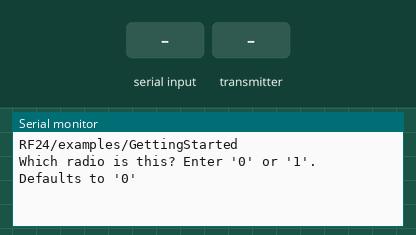
Simulated run of this sketch. Board: Arduino Uno, built with avr-gcc and run on an emulated ATmega328P. On the bench: the last lines printed to the serial monitor. The test bench sets the inputs (shaded band). No radio packets arrive unless stated.

Above: at 1.0 s.
1.1 s: "90,45\n" received over Serial
At 1.9 s:
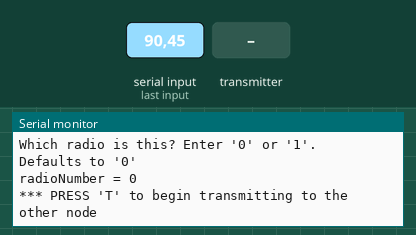
2.6 s: the transmitter starts sending payload = 0
At 2.67 s:
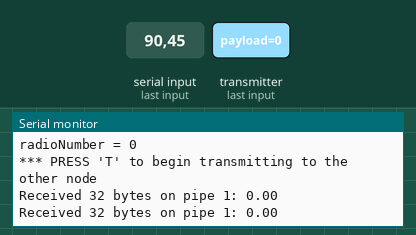
4.5 s: "T90\n" received over Serial
At 5.3 s:
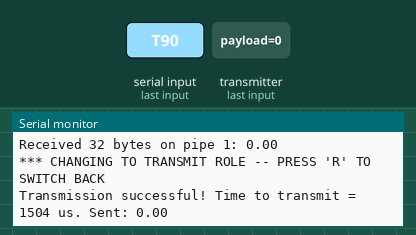
6.0 s: "R90\n" received over Serial
At 8.63 s:
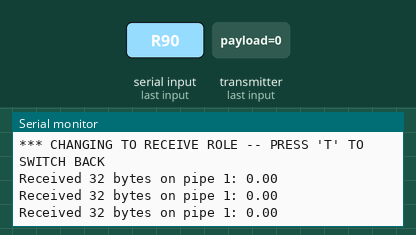
Timing chart, 0 to 10.0 s (numbered marks = the images above; inputs shaded):
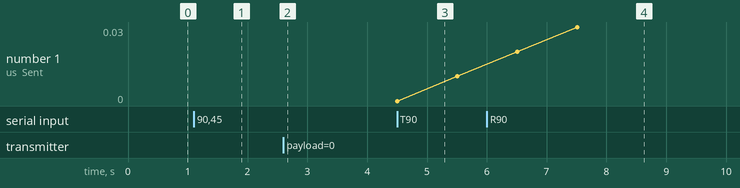

The sketch:

NRF24L0_GettingStarted.ino
```cpp
// (licence header left out)
/**
 * A simple example of sending data from 1 nRF24L01 transceiver to another.
 *
 * This example was written to be used on 2 devices acting as "nodes".
 * Use the Serial Monitor to change each node's behavior.
 */
#include <SPI.h>
#include "printf.h"
#include "RF24.h"

#define CE_PIN 8
#define CSN_PIN 9
// instantiate an object for the nRF24L01 transceiver
RF24 radio(CE_PIN, CSN_PIN);

// Let these addresses be used for the pair
uint8_t address[][6] = { "1Node", "1Node" };
// It is very helpful to think of an address as a path instead of as
// an identifying device destination

// to use different addresses on a pair of radios, we need a variable to
// uniquely identify which address this radio will use to transmit
bool radioNumber = 1;  // 0 uses address[0] to transmit, 1 uses address[1] to transmit

// Used to control whether this node is sending or receiving
bool role = false;  // true = TX role, false = RX role

// For this example, we'll be using a payload containing
// a single float number that will be incremented
// on every successful transmission
float payload = 0.0;

void setup() {

  Serial.begin(115200);
  while (!Serial) {
    // some boards need to wait to ensure access to serial over USB
  }
  debug("initialize the transceiver on the SPI bus");
  // initialize the transceiver on the SPI bus
  if (!radio.begin()) {
    Serial.println(F("radio hardware is not responding!!"));
    while (1) {}  // hold in infinite loop
  }

  // print example's introductory prompt
  Serial.println(F("RF24/examples/GettingStarted"));

  // To set the radioNumber via the Serial monitor on startup
  Serial.println(F("Which radio is this? Enter '0' or '1'. Defaults to '0'"));
  while (!Serial.available()) {
    // wait for user input
  }
  char input = Serial.parseInt();
  radioNumber = input == 1;
  Serial.print(F("radioNumber = "));
  Serial.println((int)radioNumber);

  // role variable is hardcoded to RX behavior, inform the user of this
  Serial.println(F("*** PRESS 'T' to begin transmitting to the other node"));

  debug("Set the PA Level low");
  // Set the PA Level low to try preventing power supply related problems
  // because these examples are likely run with nodes in close proximity to
  // each other.
  radio.setPALevel(RF24_PA_LOW);  // RF24_PA_MAX is default.

  debug("number of bytes we need to transmit");
  // save on transmission time by setting the radio to only transmit the
  // number of bytes we need to transmit a float
  radio.setPayloadSize(sizeof(payload));  // float datatype occupies 4 bytes

  debug("set the TX address of the RX node into the TX pipe");
  // set the TX address of the RX node into the TX pipe
  radio.openWritingPipe(address[radioNumber]);  // always uses pipe 0


  debug("set the RX address of the TX node into a RX pipe");
  // set the RX address of the TX node into a RX pipe
  radio.openReadingPipe(1, address[!radioNumber]);  // using pipe 1

  // additional setup specific to the node's role
  if (role) {
    debug("put radio in TX mode");
    radio.stopListening();  // put radio in TX mode
  } else {
    debug("put radio in RX mode");
    radio.startListening();  // put radio in RX mode
  }

  // For debugging info
  printf_begin();             // needed only once for printing details
  // radio.printDetails();       // (smaller) function that prints raw register values
  radio.printPrettyDetails(); // (larger) function that prints human readable data

}  // setup

void loop() {

  if (role) {
    // This device is a TX node

    unsigned long start_timer = micros();                // start the timer
    bool report = radio.write(&payload, sizeof(float));  // transmit & save the report
    unsigned long end_timer = micros();                  // end the timer

    if (report) {
      Serial.print(F("Transmission successful! "));  // payload was delivered
      Serial.print(F("Time to transmit = "));
      Serial.print(end_timer - start_timer);  // print the timer result
      Serial.print(F(" us. Sent: "));
      Serial.println(payload);  // print payload sent
      payload += 0.01;          // increment float payload
    } else {
      Serial.println(F("Transmission failed or timed out"));  // payload was not delivered
    }

    // to make this example readable in the serial monitor
    delay(1000);  // slow transmissions down by 1 second

  } else {
    // This device is a RX node

    uint8_t pipe;
    debug("is there a payload? get the pipe number that received it");
    if (radio.available(&pipe)) {              // is there a payload? get the pipe number that received it
      debug("get the size of the payload");
      uint8_t bytes = radio.getPayloadSize();  // get the size of the payload
      debug("fetch payload from FIFO");
      radio.read(&payload, bytes);             // fetch payload from FIFO
      Serial.print(F("Received "));
      Serial.print(bytes);  // print the size of the payload
      Serial.print(F(" bytes on pipe "));
      Serial.print(pipe);  // print the pipe number
      Serial.print(F(": "));
      Serial.println(payload);  // print the payload's value
    }
  }  // role

  if (Serial.available()) {
    // change the role via the serial monitor

    char c = toupper(Serial.read());
    if (c == 'T' && !role) {
      // Become the TX node

      role = true;
      Serial.println(F("*** CHANGING TO TRANSMIT ROLE -- PRESS 'R' TO SWITCH BACK"));
      debug("stopListening");
      radio.stopListening();

    } else if (c == 'R' && role) {
      // Become the RX node

      role = false;
      Serial.println(F("*** CHANGING TO RECEIVE ROLE -- PRESS 'T' TO SWITCH BACK"));
      debug("startListening");
      radio.startListening();
    }
  }

}  // loop
void debug(char* message) {
    //while(!Serial.available());
    //char c = toupper(Serial.read());
    //Serial.println(message);  // print the message
}
```

Measured:
- after the input at 1.1 s, the serial monitor: prints a new line at once (image 1)
- after the input at 2.6 s, the serial monitor: prints a new line at once (image 2)
- after the input at 4.5 s, the serial monitor: prints a new line at once (image 3)
- after the input at 6.0 s, the serial monitor: prints a new line after 2.5 s (image 4)
